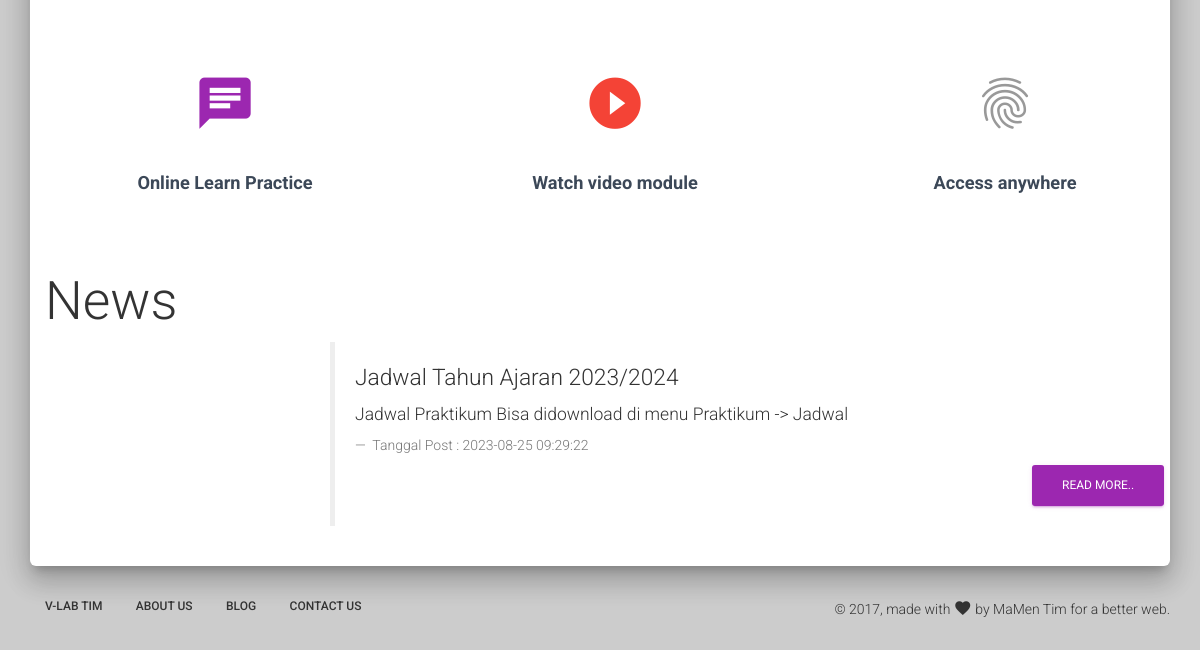
/ (lower part), run on an earlier commit of the app's database.
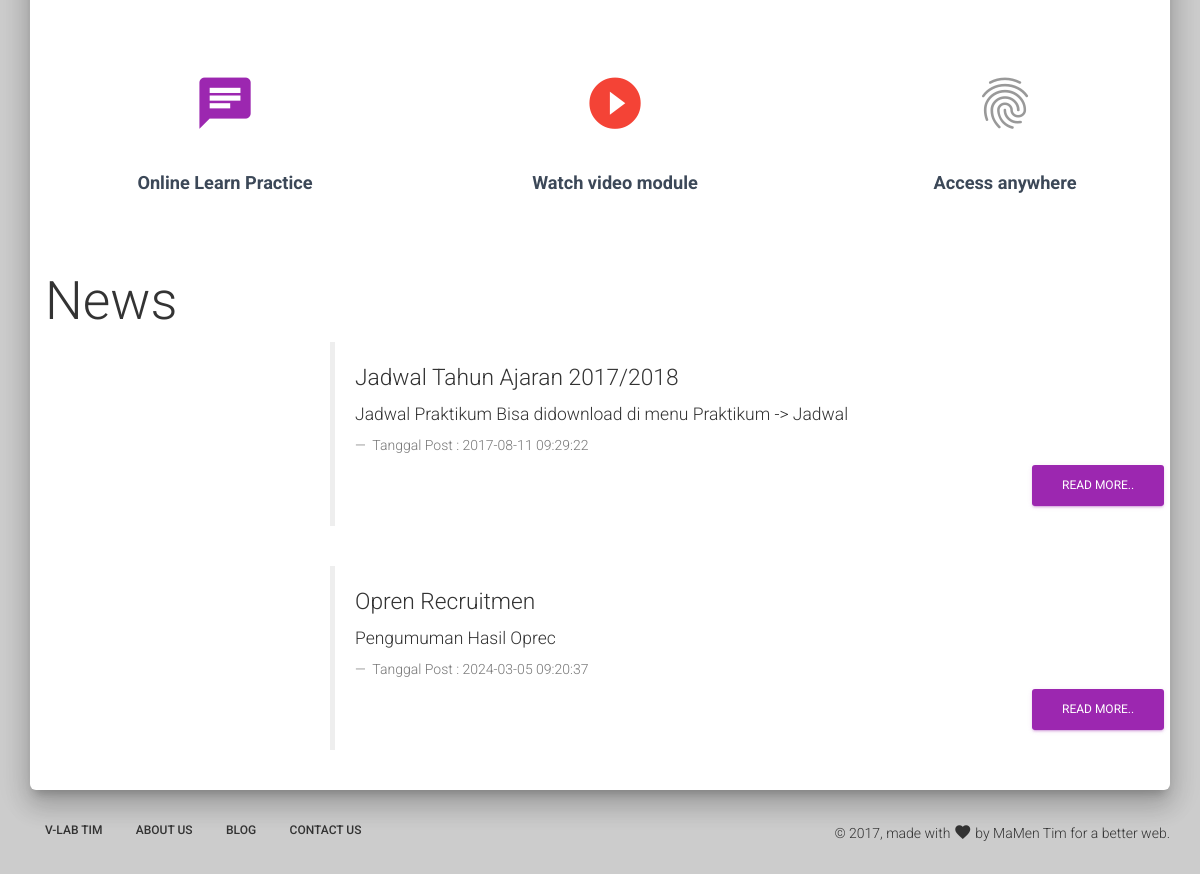
And on a later commit of the database.
### tables this page shows
CREATE TABLE `tbberita` (
  `id` int NOT NULL,
  `tanggal_post` datetime DEFAULT CURRENT_TIMESTAMP,
  `judul` varchar(100) DEFAULT NULL,
  `isi` varchar(5000) DEFAULT NULL,
  `deskripsi` varchar(1000) DEFAULT NULL,
  `gambar` varchar(1000) DEFAULT NULL,
  `status` int DEFAULT NULL
);

### application/controllers/Dashboard.php (called while the page is built, shortened)
<?php
class Dashboard extends CI_Controller {
public function index()
	{
		$var_Data['Judul'] = "Laboratorium Manajemen Menengah";
		$this->load->view('home/index',$var_Data);
	}
}

### index.php (called while the page is built, shortened)
<?php
require_once BASEPATH.'core/CodeIgniter.php';

### application/views/home/index.php (the view, shortened to what this page needs)
<!doctype html>
<html lang="en">
<head>
	<link rel="stylesheet" href="https://maxcdn.bootstrapcdn.com/font-awesome/latest/css/font-awesome.min.css" />
	<link href="<?= base_url(); ?>assets/virtual/css/bootstrap.min.css" rel="stylesheet" />
	<link href="<?= base_url(); ?>assets/virtual/css/material-kit.css" rel="stylesheet" />
	<link href="<?= base_url(); ?>assets/virtual/css/demo.css" rel="stylesheet" />
</head>
<body class="index-page">
	<div class="wrapper">
		<div class="main main-raised" id="home">
			<div class="container">
				<div class="section text-center section-landing">
					<div class="features">
						<div class="row">
							<div class="col-md-4">
								<div class="info">
									<div class="icon icon-primary">
										<i class="material-icons">chat</i>
									</div>
									<h4 class="info-title">Online Learn Practice</h4>
								</div>
							</div>
							<div class="col-md-4">
								<div class="info">
									<div class="icon icon-danger">
										<i class="material-icons">play_circle_filled</i>
									</div>
									<h4 class="info-title">Watch video module</h4>
								</div>
							</div>
							<div class="col-md-4">
								<div class="info">
									<div class="icon icon-default">
										<i class="material-icons">fingerprint</i>
									</div>
									<h4 class="info-title">Access anywhere</h4>
								</div>
							</div>
						</div>
					</div>
				</div>
				<div>
					<h1>News</h1>
					<?php
					$DataBerita = $this->db->query("SELECT * FROM tbberita WHERE status = 1");
					if ($DataBerita->num_rows() > 0) {
						foreach ($DataBerita->result() as $Row) {
					?>
							<div class="tim-typo">
								<blockquote>
									<h4><?= $Row->judul; ?></h4>
									<p>
										<?= $Row->isi; ?>
									</p>
									<small>
										Tanggal Post : <?= $Row->tanggal_post; ?>
									</small>
									<div align="right">
										<button class="btn btn-primary" data-toggle="modal" data-target="#myModal<?= $Row->id ?>">
											Read More..
										</button>
									</div>
								</blockquote>
							</div>
						<?php
						}
					} else {
						?>
						<div align="center">
							<h4>Tidak Ada Berita</h4>
						</div>
					<?php
					}
					?>
				</div>
			</div>
		</div>
	</div>
	<footer class="footer">
		<div class="container">
			<nav class="pull-left">
				<ul>
					<li>
						<a href="javascript:ShowDeveloper();">
							V-Lab Tim
						</a>
					</li>
					<li>
						<a href="#">
							About Us
						</a>
					</li>
					<li>
						<a href="http://ma-menengah.lab.gunadarma.ac.id/">
							Blog
						</a>
					</li>
					<li>
						<a href="javascript:ShowContactUs();">
							Contact Us
						</a>
					</li>
				</ul>
			</nav>
			<div class="copyright pull-right">
				&copy; 2017, made with <i class="material-icons">favorite</i> by MaMen Tim for a better web.
			</div>
		</div>
	</footer>
</body>
</html>

### assets/virtual/css/demo.css (style rules this page uses)
.tim-typo { padding-left: 25%; margin-bottom: 40px; position: relative; }

What changed in the data, as far as the page shows it:
changed tbberita "Jadwal Praktikum Bisa didownload di menu Praktikum -> Jadwal": judul "Jadwal Tahun Ajaran 2023/2024" → "Jadwal Tahun Ajaran 2017/2018"; tanggal_post "2023-08-25 09:29:22" → "2017-08-11 09:29:22"
added tbberita: judul "Opren Recruitmen", isi "Pengumuman Hasil Oprec", tanggal_post "2024-03-05 09:20:37"
